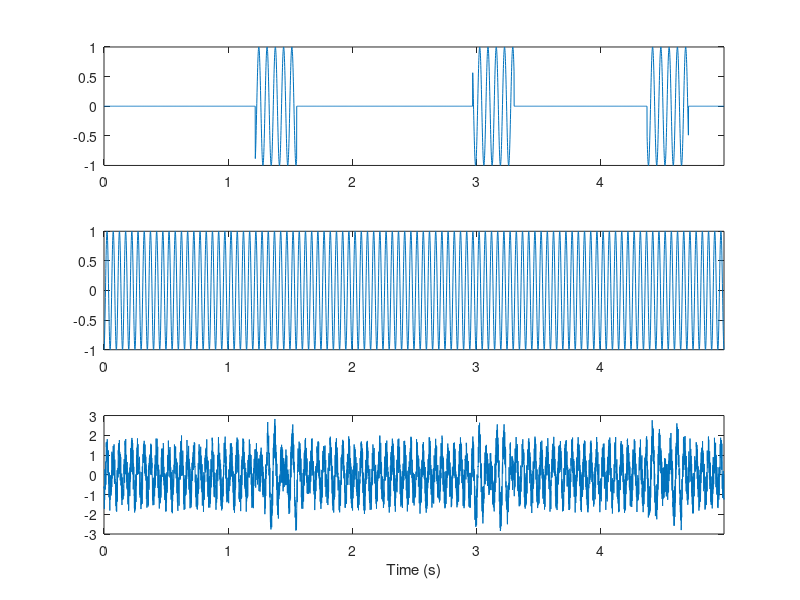

MATLAB code to generate this figure: (Note: this script raises an error after producing the figure.)


%% Generate a simulated signal with 3, bursts at 15Hz with 5 cycles
% and an oscillation at 20Hz, plus white noise

n_trials=100;

% Time step (s)
dt=0.001;
% Duration (s)
T=5;
% Time vector
time=0:dt:T-dt;
% Sampling rate
srate=1/dt;

% Burst frequency
f1 = 15;
% Length of bursts in cycles
f1_num_cycles=5;
% Number of bursts
f1_num_bursts=3;

% Oscillation frequency
f2 = 20;

signal=zeros(n_trials,length(time));

for t=1:n_trials

    % Burst signal
    s1=zeros(1,length(time));

    % Keep track of burst start and stop times so they
    % don't overlap
    burst_starts=[];
    burst_stops=[];
    while length(burst_starts)<f1_num_bursts
        % Burst duration in seconds
        dur_s=f1_num_cycles/f1;
        % Burst duration in time steps
        dur_pts=floor(dur_s/dt);

        % Random start and stop time
        start=randi(length(time)-dur_pts);
        stop=start+dur_pts;

        % Check that doesn't overlap with other bursts
        overlap=false;
        for k=1:length(burst_starts)
            other_start=burst_starts(k);
            other_stop=burst_stops(k);
            if (start >= other_start && start < other_stop) || (stop > other_start && stop <= other_stop)
                overlap=true;
                break;
            end
        end

        % Generate burst
        if ~overlap
            s1(start:stop)=sin(2. * pi * f1 * (time(start:stop)+randn()));
            burst_starts=[burst_starts start];
            burst_stops=[burst_stops stop];
        end
    end

    % Oscillatory signal
    s2=sin(2. * pi * f2 * (time+randn()));

    % Generated signal
    signal(t,:)=s1+s2+(rand(1,length(time))*2-1);
end

figure;
subplot(3,1,1);
plot(time,s1);
xlim([time(1) time(end)]);
subplot(3,1,2);
plot(time,s2);
xlim([time(1) time(end)]);
subplot(3,1,3);
plot(time,signal(end,:));
xlim([time(1) time(end)]);
xlabel('Time (s)');




% Evaluate at 2-10 lag cycles
lags = 1:0.5:10;

% Evaluate at 5-100 Hz
freqs = 5:1:100;

trial_lcs_hilbert=lagged_hilbert_autocoherence(signal, freqs, lags, srate);

figure();
contourf(lags, freqs, squeeze(mean(trial_lcs_hilbert,1)), 100,'LineColor','none');
set(gca,'clim',[0 1]);
colorbar;
xlabel('Lag (cycles)');
ylabel('Frequency (Hz)');


% Generate a simulated signal with just white noise

n_trials=100;

% Time step (s)
dt=.001;
% Duration (s)
T=5;
% Time vector
time=linspace(0,T,T/dt);
% Sampling rate
srate=1/dt;

signal=zeros(n_trials,length(time));
for t=1:n_trials
    signal(t,:)=rand(1,length(time))*2-1;
end

figure;
subplot(1,1,1);
plot(time,signal(1,:));
xlim([time(1) time(end)]);
xlabel('Time (s)');


% Evaluate at 2-10 lag cycles
lags = 1:0.5:10;

% Evaluate at 5-100 Hz
freqs = 5:1:100;

trial_lcs_hilbert=lagged_hilbert_autocoherence(signal, freqs, lags, srate);

figure();
contourf(lags, freqs, squeeze(mean(trial_lcs_hilbert,1)), 100,'LineColor','none');
set(gca,'clim',[0 1]);
colorbar;
xlabel('Lag (cycles)');
ylabel('Frequency (Hz)');
